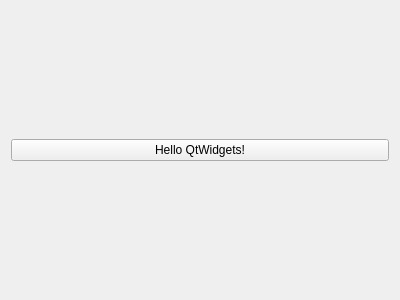
<?xml version="1.0" encoding="UTF-8"?>
<ui version="4.0">
 <class>Form</class>
 <widget class="QWidget" name="Form">
  <property name="geometry">
   <rect>
    <x>0</x>
    <y>0</y>
    <width>400</width>
    <height>300</height>
   </rect>
  </property>
  <property name="windowTitle">
   <string>Form</string>
  </property>
  <layout class="QVBoxLayout" name="verticalLayout">
   <item>
    <widget class="QPushButton" name="pushButton">
     <property name="text">
      <string>Hello QtWidgets!</string>
     </property>
    </widget>
   </item>
  </layout>
 </widget>
 <resources/>
 <connections/>
</ui>
